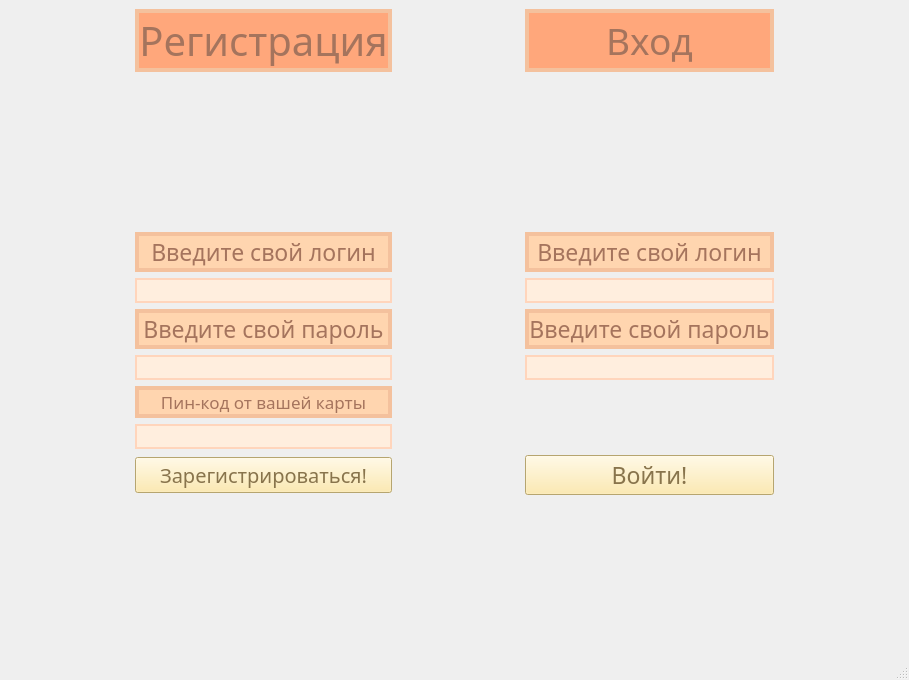
<?xml version="1.0" encoding="UTF-8"?>
<ui version="4.0">
 <class>MainWindow</class>
 <widget class="QMainWindow" name="MainWindow">
  <property name="geometry">
   <rect>
    <x>0</x>
    <y>0</y>
    <width>909</width>
    <height>680</height>
   </rect>
  </property>
  <property name="windowTitle">
   <string>Окно регистрации</string>
  </property>
  <widget class="QWidget" name="centralwidget">
   <property name="styleSheet">
    <string notr="true">QPushButton{
	background: rgb(255, 231, 156);
	color: rgb(136, 116, 76)
}

QPushButton:hover {
	background: rgb(255, 230, 103);
	color: rgb(77, 76, 53)
}

QPushButton:pressed {
	background: rgb(255, 230, 103);
	color: rgb(77, 76, 53)
}

QLabel{
	background:rgb(255, 167, 123);
	color: rgb(165, 116, 93);
	border: 4px solid rgb(244, 193, 157);
}

QLineEdit{
	background: rgb(255, 238, 222);
	border: 2px solid rgb(255, 213, 188);
	color: rgb(48, 27, 10)
}</string>
   </property>
   <layout class="QGridLayout" name="gridLayout">
    <item row="3" column="3">
     <widget class="QLabel" name="T_EnterLogin">
      <property name="font">
       <font>
        <family>Segoe Print</family>
        <pointsize>17</pointsize>
        <weight>50</weight>
        <italic>false</italic>
        <bold>false</bold>
       </font>
      </property>
      <property name="autoFillBackground">
       <bool>false</bool>
      </property>
      <property name="styleSheet">
       <string notr="true">background:rgb(255, 213, 175);
color: rgb(165, 116, 93);
border: 4px solid rgb(244, 193, 157)</string>
      </property>
      <property name="text">
       <string>Введите свой логин</string>
      </property>
      <property name="alignment">
       <set>Qt::AlignCenter</set>
      </property>
     </widget>
    </item>
    <item row="4" column="3">
     <widget class="QLineEdit" name="LE_EnterLogin">
      <property name="font">
       <font>
        <family>Verdana</family>
        <pointsize>12</pointsize>
       </font>
      </property>
      <property name="layoutDirection">
       <enum>Qt::LeftToRight</enum>
      </property>
      <property name="text">
       <string/>
      </property>
      <property name="cursorPosition">
       <number>0</number>
      </property>
     </widget>
    </item>
    <item row="8" column="1">
     <widget class="QLabel" name="T_Card">
      <property name="font">
       <font>
        <family>Segoe Print</family>
        <pointsize>13</pointsize>
        <weight>50</weight>
        <italic>false</italic>
        <bold>false</bold>
       </font>
      </property>
      <property name="autoFillBackground">
       <bool>false</bool>
      </property>
      <property name="styleSheet">
       <string notr="true">background:rgb(255, 213, 175);
color: rgb(165, 116, 93);
border: 4px solid rgb(244, 193, 157)</string>
      </property>
      <property name="text">
       <string>Пин-код от вашей карты</string>
      </property>
      <property name="alignment">
       <set>Qt::AlignCenter</set>
      </property>
     </widget>
    </item>
    <item row="13" column="1">
     <widget class="QPushButton" name="B_Reg">
      <property name="font">
       <font>
        <family>Segoe Print</family>
        <pointsize>15</pointsize>
       </font>
      </property>
      <property name="text">
       <string>Зарегистрироваться!</string>
      </property>
     </widget>
    </item>
    <item row="6" column="3">
     <widget class="QLineEdit" name="LE_EnterPassword">
      <property name="font">
       <font>
        <family>Verdana</family>
        <pointsize>12</pointsize>
       </font>
      </property>
      <property name="layoutDirection">
       <enum>Qt::LeftToRight</enum>
      </property>
      <property name="text">
       <string/>
      </property>
      <property name="cursorPosition">
       <number>0</number>
      </property>
     </widget>
    </item>
    <item row="18" column="1">
     <spacer name="verticalSpacer">
      <property name="orientation">
       <enum>Qt::Vertical</enum>
      </property>
      <property name="sizeHint" stdset="0">
       <size>
        <width>20</width>
        <height>40</height>
       </size>
      </property>
     </spacer>
    </item>
    <item row="0" column="0">
     <spacer name="horizontalSpacer">
      <property name="orientation">
       <enum>Qt::Horizontal</enum>
      </property>
      <property name="sizeHint" stdset="0">
       <size>
        <width>40</width>
        <height>20</height>
       </size>
      </property>
     </spacer>
    </item>
    <item row="0" column="3">
     <widget class="QLabel" name="T_Enter">
      <property name="font">
       <font>
        <family>Segoe Script</family>
        <pointsize>28</pointsize>
        <weight>50</weight>
        <italic>false</italic>
        <bold>false</bold>
       </font>
      </property>
      <property name="autoFillBackground">
       <bool>false</bool>
      </property>
      <property name="styleSheet">
       <string notr="true"/>
      </property>
      <property name="text">
       <string>Вход</string>
      </property>
      <property name="alignment">
       <set>Qt::AlignCenter</set>
      </property>
     </widget>
    </item>
    <item row="5" column="3">
     <widget class="QLabel" name="T_EnterPassword">
      <property name="font">
       <font>
        <family>Segoe Print</family>
        <pointsize>17</pointsize>
        <weight>50</weight>
        <italic>false</italic>
        <bold>false</bold>
       </font>
      </property>
      <property name="autoFillBackground">
       <bool>false</bool>
      </property>
      <property name="styleSheet">
       <string notr="true">background:rgb(255, 213, 175);
color: rgb(165, 116, 93);
border: 4px solid rgb(244, 193, 157)</string>
      </property>
      <property name="text">
       <string>Введите свой пароль</string>
      </property>
      <property name="alignment">
       <set>Qt::AlignCenter</set>
      </property>
     </widget>
    </item>
    <item row="4" column="1">
     <widget class="QLineEdit" name="LE_RegLogin">
      <property name="font">
       <font>
        <family>Verdana</family>
        <pointsize>12</pointsize>
       </font>
      </property>
      <property name="toolTip">
       <string>&lt;html&gt;&lt;head/&gt;&lt;body&gt;&lt;p&gt;123123&lt;/p&gt;&lt;/body&gt;&lt;/html&gt;</string>
      </property>
      <property name="whatsThis">
       <string>&lt;html&gt;&lt;head/&gt;&lt;body&gt;&lt;p&gt;&lt;br/&gt;&lt;/p&gt;&lt;/body&gt;&lt;/html&gt;</string>
      </property>
      <property name="layoutDirection">
       <enum>Qt::LeftToRight</enum>
      </property>
      <property name="inputMask">
       <string/>
      </property>
      <property name="text">
       <string/>
      </property>
      <property name="cursorPosition">
       <number>0</number>
      </property>
     </widget>
    </item>
    <item row="5" column="1">
     <widget class="QLabel" name="T_RegistrationPassword">
      <property name="font">
       <font>
        <family>Segoe Print</family>
        <pointsize>17</pointsize>
        <weight>50</weight>
        <italic>false</italic>
        <bold>false</bold>
       </font>
      </property>
      <property name="autoFillBackground">
       <bool>false</bool>
      </property>
      <property name="styleSheet">
       <string notr="true">background:rgb(255, 213, 175);
color: rgb(165, 116, 93);
border: 4px solid rgb(244, 193, 157)</string>
      </property>
      <property name="text">
       <string>Введите свой пароль</string>
      </property>
      <property name="alignment">
       <set>Qt::AlignCenter</set>
      </property>
     </widget>
    </item>
    <item row="0" column="1">
     <widget class="QLabel" name="T_Registration">
      <property name="font">
       <font>
        <family>Segoe Script</family>
        <pointsize>30</pointsize>
        <weight>50</weight>
        <italic>false</italic>
        <bold>false</bold>
       </font>
      </property>
      <property name="autoFillBackground">
       <bool>false</bool>
      </property>
      <property name="text">
       <string>Регистрация</string>
      </property>
      <property name="alignment">
       <set>Qt::AlignCenter</set>
      </property>
     </widget>
    </item>
    <item row="9" column="1">
     <widget class="QLineEdit" name="LE_Card">
      <property name="font">
       <font>
        <family>Verdana</family>
        <pointsize>12</pointsize>
       </font>
      </property>
      <property name="layoutDirection">
       <enum>Qt::LeftToRight</enum>
      </property>
      <property name="text">
       <string/>
      </property>
      <property name="cursorPosition">
       <number>0</number>
      </property>
     </widget>
    </item>
    <item row="6" column="1">
     <widget class="QLineEdit" name="LE_RegPassword">
      <property name="font">
       <font>
        <family>Verdana</family>
        <pointsize>12</pointsize>
       </font>
      </property>
      <property name="layoutDirection">
       <enum>Qt::LeftToRight</enum>
      </property>
      <property name="text">
       <string/>
      </property>
      <property name="cursorPosition">
       <number>0</number>
      </property>
     </widget>
    </item>
    <item row="18" column="3">
     <spacer name="verticalSpacer_2">
      <property name="orientation">
       <enum>Qt::Vertical</enum>
      </property>
      <property name="sizeHint" stdset="0">
       <size>
        <width>20</width>
        <height>40</height>
       </size>
      </property>
     </spacer>
    </item>
    <item row="0" column="4">
     <spacer name="horizontalSpacer_2">
      <property name="orientation">
       <enum>Qt::Horizontal</enum>
      </property>
      <property name="sizeHint" stdset="0">
       <size>
        <width>40</width>
        <height>20</height>
       </size>
      </property>
     </spacer>
    </item>
    <item row="0" column="2">
     <spacer name="horizontalSpacer_3">
      <property name="orientation">
       <enum>Qt::Horizontal</enum>
      </property>
      <property name="sizeHint" stdset="0">
       <size>
        <width>40</width>
        <height>20</height>
       </size>
      </property>
     </spacer>
    </item>
    <item row="13" column="3">
     <widget class="QPushButton" name="B_Enter">
      <property name="font">
       <font>
        <family>Segoe Print</family>
        <pointsize>17</pointsize>
       </font>
      </property>
      <property name="text">
       <string>Войти!</string>
      </property>
     </widget>
    </item>
    <item row="1" column="2">
     <spacer name="verticalSpacer_3">
      <property name="orientation">
       <enum>Qt::Vertical</enum>
      </property>
      <property name="sizeHint" stdset="0">
       <size>
        <width>20</width>
        <height>40</height>
       </size>
      </property>
     </spacer>
    </item>
    <item row="3" column="1">
     <widget class="QLabel" name="T_RegistrationLogin">
      <property name="font">
       <font>
        <family>Segoe Print</family>
        <pointsize>17</pointsize>
        <weight>50</weight>
        <italic>false</italic>
        <bold>false</bold>
       </font>
      </property>
      <property name="autoFillBackground">
       <bool>false</bool>
      </property>
      <property name="styleSheet">
       <string notr="true">background:rgb(255, 213, 175);
color: rgb(165, 116, 93);
border: 4px solid rgb(244, 193, 157)</string>
      </property>
      <property name="text">
       <string>Введите свой логин</string>
      </property>
      <property name="alignment">
       <set>Qt::AlignCenter</set>
      </property>
     </widget>
    </item>
   </layout>
  </widget>
  <widget class="QMenuBar" name="menubar">
   <property name="geometry">
    <rect>
     <x>0</x>
     <y>0</y>
     <width>909</width>
     <height>26</height>
    </rect>
   </property>
  </widget>
  <widget class="QStatusBar" name="statusbar"/>
 </widget>
 <resources/>
 <connections/>
</ui>
